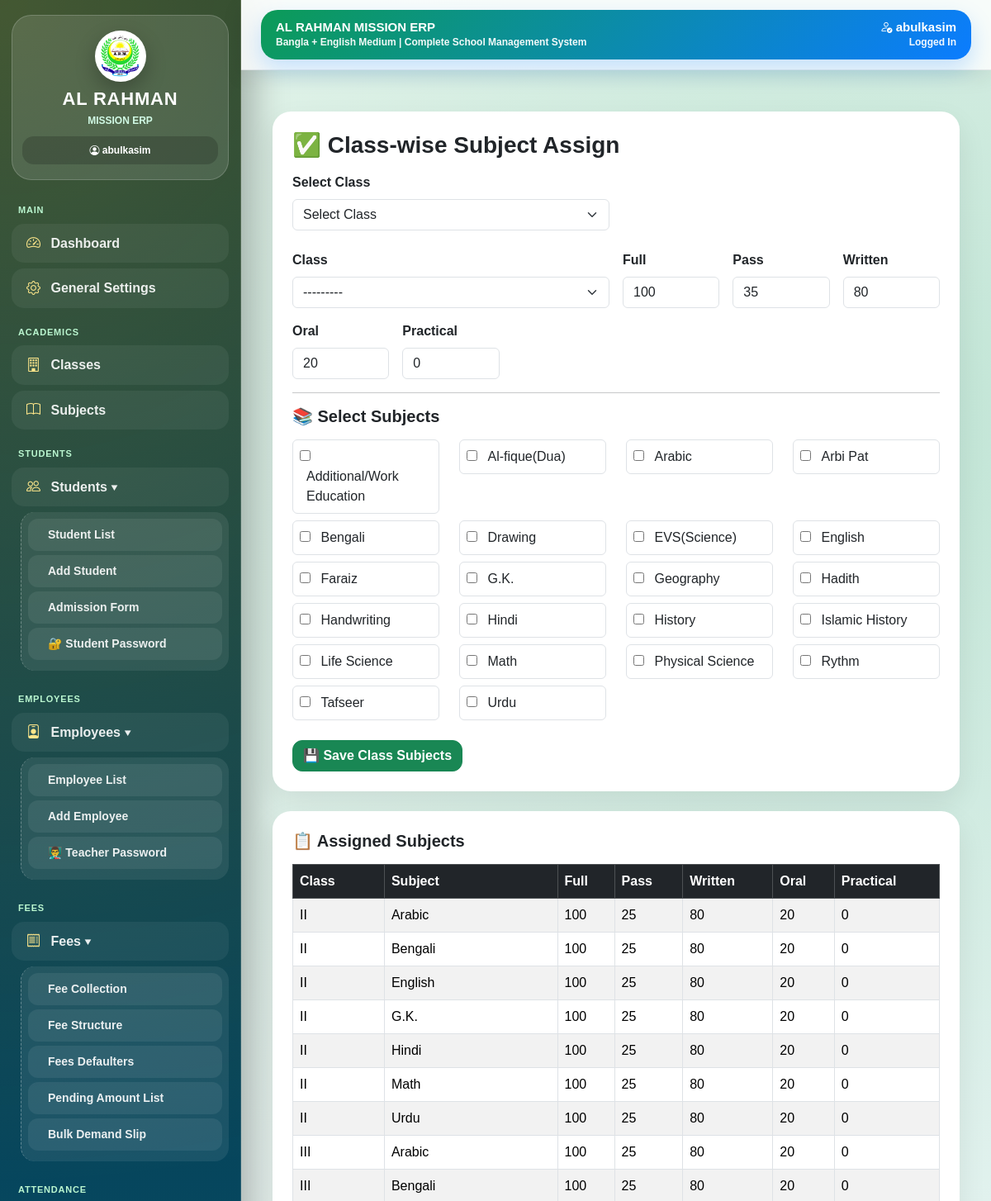
/academics/class-subjects/ (signed in, upper part), run on the app's committed database.
### academics/models.py (models this page shows, shortened)
class Subject(models.Model):
    subject_name = models.CharField(max_length=100, unique=True)
    subject_code = models.CharField(max_length=20, blank=True, null=True)
    class Meta:
        ordering = ['subject_name']
    def __str__(self):
        return self.subject_name

class ClassSubject(models.Model):
    school_class = models.ForeignKey(
        Class,
        on_delete=models.CASCADE,
        related_name='class_subjects'
    )
    subject = models.ForeignKey(
        Subject,
        on_delete=models.CASCADE,
        related_name='subject_classes'
    )
    full_marks = models.PositiveIntegerField(default=100)
    pass_marks = models.PositiveIntegerField(default=35)
    written_marks = models.PositiveIntegerField(default=80)
    oral_marks = models.PositiveIntegerField(default=20)
    practical_marks = models.PositiveIntegerField(default=0)
    is_active = models.BooleanField(default=True)
    class Meta:
        unique_together = ('school_class', 'subject')
        ordering = ['school_class__class_name', 'subject__subject_name']

class Class(models.Model):
    class_name = models.CharField(max_length=50, unique=True)
    class_teacher = models.ForeignKey(
        'teachers.Employee',
        on_delete=models.SET_NULL,
        null=True,
        blank=True,
        related_name='assigned_classes'
    )
    class Meta:
        ordering = ['class_name']
    def __str__(self):
        return self.class_name

### academics/views.py (the view, shortened to what this page needs)
@login_required
def class_subject_assign(request):
    if not has_academics_permission(request):
        messages.error(request, "❌ Permission Denied")
        return redirect('/teacher-dashboard/')
    selected_class_id = request.GET.get('class') or request.POST.get('school_class')
    selected_class = None
    assigned_subject_ids = []
    if request.method == 'POST':
        form = ClassSubjectAssignForm(request.POST)
        if form.is_valid():
            school_class = form.cleaned_data['school_class']
            selected_subjects = form.cleaned_data['subjects']
            full_marks = form.cleaned_data['full_marks']
            pass_marks = form.cleaned_data['pass_marks']
            written_marks = form.cleaned_data['written_marks']
            oral_marks = form.cleaned_data['oral_marks']
            practical_marks = form.cleaned_data['practical_marks']
            ClassSubject.objects.filter(
                school_class=school_class
            ).update(is_active=False)
            for subject in selected_subjects:
                ClassSubject.objects.update_or_create(
                    school_class=school_class,
                    subject=subject,
                    defaults={
                        'full_marks': full_marks,
                        'pass_marks': pass_marks,
                        'written_marks': written_marks,
                        'oral_marks': oral_marks,
                        'practical_marks': practical_marks,
                        'is_active': True,
                    }
                )
            messages.success(request, "✅ Class-wise subjects assigned successfully.")
            return redirect(f"{request.path}?class={school_class.id}")
    else:
        initial_data = {}
        form = ClassSubjectAssignForm(initial=initial_data)
    class_subjects = ClassSubject.objects.select_related(
        'school_class',
        'subject'
    ).filter(is_active=True).order_by(
        'school_class__class_name',
        'subject__subject_name'
    )
    if selected_class:
        class_subjects = class_subjects.filter(school_class=selected_class)
    return render(request, 'academics/class_subject_assign.html', {
        'form': form,
        'classes': Class.objects.all().order_by('class_name'),
        'subjects': Subject.objects.all().order_by('subject_name'),
        'class_subjects': class_subjects,
        'selected_class': selected_class,
        'assigned_subject_ids': assigned_subject_ids,
    })

### templates/academics/class_subject_assign.html (shortened to what this page needs)
{% extends 'base.html' %}
{% block content %}
<div class="container mt-4">
    <div class="card card-box p-4 mb-4">
        <h3 class="fw-bold mb-3">✅ Class-wise Subject Assign</h3>
        <form method="get" class="row g-3 mb-4">
            <div class="col-md-6">
                <label class="form-label fw-bold">Select Class</label>
                <select name="class" class="form-select" onchange="this.form.submit()">
                    <option value="">Select Class</option>
                </select>
            </div>
        </form>
        <form method="post">
            <div class="row g-3">
                <div class="col-md-6">
                    <label class="form-label fw-bold">Class</label>
                    {{ form.school_class }}
                </div>
                <div class="col-md-2">
                    <label class="form-label fw-bold">Full</label>
                    {{ form.full_marks }}
                </div>
                <div class="col-md-2">
                    <label class="form-label fw-bold">Pass</label>
                    {{ form.pass_marks }}
                </div>
                <div class="col-md-2">
                    <label class="form-label fw-bold">Written</label>
                    {{ form.written_marks }}
                </div>
                <div class="col-md-2">
                    <label class="form-label fw-bold">Oral</label>
                    {{ form.oral_marks }}
                </div>
                <div class="col-md-2">
                    <label class="form-label fw-bold">Practical</label>
                    {{ form.practical_marks }}
                </div>
            </div>
            <hr>
            <h5 class="fw-bold mb-3">📚 Select Subjects</h5>
            <div class="row">
                {% for checkbox in form.subjects %}
                    <div class="col-md-3 mb-2">
                        <div class="border rounded p-2">
                            {{ checkbox.tag }}
                            <label class="ms-2">{{ checkbox.choice_label }}</label>
                        </div>
                    </div>
                {% endfor %}
            </div>
            <button class="btn btn-success mt-3">
                💾 Save Class Subjects
            </button>
        </form>
    </div>
    <div class="card card-box p-4">
        <h5 class="fw-bold mb-3">📋 Assigned Subjects</h5>
        <table class="table table-bordered table-striped">
            <thead class="table-dark">
                <tr>
                    <th>Class</th>
                    <th>Subject</th>
                    <th>Full</th>
                    <th>Pass</th>
                    <th>Written</th>
                    <th>Oral</th>
                    <th>Practical</th>
                </tr>
            </thead>
            <tbody>
                {% for cs in class_subjects %}
                    <tr>
                        <td>{{ cs.school_class.class_name }}</td>
                        <td>{{ cs.subject.subject_name }}</td>
                        <td>{{ cs.full_marks }}</td>
                        <td>{{ cs.pass_marks }}</td>
                        <td>{{ cs.written_marks }}</td>
                        <td>{{ cs.oral_marks }}</td>
                        <td>{{ cs.practical_marks }}</td>
                    </tr>
                {% empty %}
                    <tr>
                        <td colspan="7" class="text-center text-muted">
                            No assigned subjects found
                        </td>
                    </tr>
                {% endfor %}
            </tbody>
        </table>
    </div>
</div>
{% endblock %}

### templates/base.html (shortened to what this page needs)
<!DOCTYPE html>
<html lang="bn">
<head>
    <link href="https://cdn.jsdelivr.net/npm/bootstrap@5.3.3/dist/css/bootstrap.min.css" rel="stylesheet">
    <link href="https://cdn.jsdelivr.net/npm/bootstrap-icons@1.11.3/font/bootstrap-icons.css" rel="stylesheet">
</head>
<body>
<div class="app-layout">
    {% with emp=request.user.employee %}
    <div class="sidebar no-print">
        <div class="brand-box">
            <img src="/static/images/logo.png" class="brand-logo" alt="Logo">
            <h5 class="brand-title">AL RAHMAN</h5>
            <div class="brand-sub">MISSION ERP</div>
            <div class="user-mini">
                {% if request.user.is_authenticated %}
                    <i class="bi bi-person-circle"></i> {{ request.user.username }}
                {% else %}
                    Guest
                {% endif %}
            </div>
        </div>
        <ul class="nav flex-column">
            <div class="menu-title">Main</div>
            <li>
                {% if request.user.is_superuser or request.user.is_staff or emp.is_erp_admin %}
                    <a href="/dashboard/" class="nav-link">
                        <i class="bi bi-speedometer2"></i> Dashboard
                    </a>
                {% else %}
                    <a href="/teacher-dashboard/" class="nav-link">
                        <i class="bi bi-speedometer2"></i> Dashboard
                    </a>
                {% endif %}
            </li>
            {% if request.user.is_superuser or request.user.is_staff or emp.is_erp_admin or emp.can_access_settings %}
                <li>
                    <a href="{% url 'general_settings' %}" class="nav-link">
                        <i class="bi bi-gear"></i> General Settings
                    </a>
                </li>
            {% endif %}
            {% if request.user.is_superuser or request.user.is_staff or emp.is_erp_admin or emp.can_access_academics %}
                <div class="menu-title">Academics</div>
                <li>
                    <a href="/academics/classes/" class="nav-link">
                        <i class="bi bi-building"></i> Classes
                    </a>
                </li>
                <li>
                    <a href="/academics/subjects/" class="nav-link">
                        <i class="bi bi-book"></i> Subjects
                    </a>
                </li>
            {% endif %}
            {% if request.user.is_superuser or request.user.is_staff or emp.is_erp_admin or emp.can_access_students %}
                <div class="menu-title">Students</div>
                <li>
                    <a class="nav-link" data-bs-toggle="collapse" href="#studentsMenu" role="button" aria-expanded="true">
                        <i class="bi bi-people"></i> Students ▾
                    </a>
                    <ul class="collapse show nav flex-column submenu" id="studentsMenu">
                        <li><a href="/students/" class="nav-link">Student List</a></li>
                        {% if request.user.is_superuser or request.user.is_staff or emp.is_erp_admin %}
                            <li><a href="/students/add/" class="nav-link">Add Student</a></li>
                            <li><a href="/admissions/" class="nav-link">Admission Form</a></li>
                            <li><a href="{% url 'bulk_student_password_print' %}" class="nav-link">🔐 Student Password</a></li>
                        {% endif %}
                    </ul>
                </li>
            {% endif %}
            {% if request.user.is_superuser or request.user.is_staff or emp.is_erp_admin or emp.can_access_teachers %}
                <div class="menu-title">Employees</div>
                <li>
                    <a class="nav-link" data-bs-toggle="collapse" href="#employeesMenu" role="button" aria-expanded="true">
                        <i class="bi bi-person-badge"></i> Employees ▾
                    </a>
                    <ul class="collapse show nav flex-column submenu" id="employeesMenu">
                        <li><a href="/teachers/" class="nav-link">Employee List</a></li>
                        <li><a href="/teachers/add/" class="nav-link">Add Employee</a></li>
                        <li><a href="{% url 'teacher_password_print' %}" class="nav-link">👨‍🏫 Teacher Password</a></li>
                    </ul>
                </li>
            {% endif %}
            {% if request.user.is_superuser or request.user.is_staff or emp.is_erp_admin or emp.can_access_fees %}
                <div class="menu-title">Fees</div>
                <li>
                    <a class="nav-link" data-bs-toggle="collapse" href="#feesMenu" role="button" aria-expanded="true">
                        <i class="bi bi-receipt"></i> Fees ▾
                    </a>
                    <ul class="collapse show nav flex-column submenu" id="feesMenu">
                        <li><a href="/fees/" class="nav-link">Fee Collection</a></li>
                        <li><a href="/fees/structure/" class="nav-link">Fee Structure</a></li>
                        <li><a href="/fees/defaulters/" class="nav-link">Fees Defaulters</a></li>
                        <li><a href="/fees/pending-amount/" class="nav-link">Pending Amount List</a></li>
                        <li><a href="/fees/bulk-demand-slip/" class="nav-link">Bulk Demand Slip</a></li>
                    </ul>
                </li>
            {% endif %}
            {% if request.user.is_superuser or request.user.is_staff or emp.is_erp_admin or emp.can_access_attendance %}
                <div class="menu-title">Attendance</div>
            {% endif %}
        </ul>
    </div>
    {% endwith %}
    <div class="main-area">
        <div class="topbar no-print">
            <div class="topbar-card d-flex justify-content-between align-items-center flex-wrap gap-2">
                <div>
                    <div class="topbar-title">AL RAHMAN MISSION ERP</div>
                    <div class="topbar-sub">Bangla + English Medium | Complete School Management System</div>
                </div>
                <div class="text-end">
                    {% if request.user.is_authenticated %}
                        <div class="topbar-title">
                            <i class="bi bi-person-check"></i> {{ request.user.username }}
                        </div>
                        <div class="topbar-sub">Logged In</div>
                    {% else %}
                        <div class="topbar-title">Guest</div>
                    {% endif %}
                </div>
            </div>
        </div>
        <div class="content-area">
            {% block content %}{% endblock %}
        </div>
    </div>
</div>
</body>
</html>

### data on the page
Subject: choice_label "Additional/Work Education"
Subject: choice_label "Al-fique(Dua)"
Subject: choice_label "Arabic"
Subject: choice_label "Arbi Pat"
Subject: choice_label "Bengali"
Subject: choice_label "Drawing"
Subject: choice_label "EVS(Science)"
Subject: choice_label "English"
Subject: choice_label "Faraiz"
Subject: choice_label "G.K."
Subject: choice_label "Geography"
Subject: choice_label "Hadith"
Subject: choice_label "Handwriting"
Subject: choice_label "Hindi"
Subject: choice_label "History"
Subject: choice_label "Islamic History"
Subject: choice_label "Life Science"
Subject: choice_label "Math"
Subject: choice_label "Physical Science"
Subject: choice_label "Rythm"
Subject: choice_label "Tafseer"
Subject: choice_label "Urdu"
ClassSubject: school_class.class_name "II", subject.subject_name "Arabic", full_marks "100", pass_marks "25", written_marks "80", oral_marks "20", practical_marks "0"
ClassSubject: school_class.class_name "II", subject.subject_name "Bengali", full_marks "100", pass_marks "25", written_marks "80", oral_marks "20", practical_marks "0"
ClassSubject: school_class.class_name "II", subject.subject_name "English", full_marks "100", pass_marks "25", written_marks "80", oral_marks "20", practical_marks "0"
ClassSubject: school_class.class_name "II", subject.subject_name "G.K.", full_marks "100", pass_marks "25", written_marks "80", oral_marks "20", practical_marks "0"
ClassSubject: school_class.class_name "II", subject.subject_name "Hindi", full_marks "100", pass_marks "25", written_marks "80", oral_marks "20", practical_marks "0"
ClassSubject: school_class.class_name "II", subject.subject_name "Math", full_marks "100", pass_marks "25", written_marks "80", oral_marks "20", practical_marks "0"
ClassSubject: school_class.class_name "II", subject.subject_name "Urdu", full_marks "100", pass_marks "25", written_marks "80", oral_marks "20", practical_marks "0"
ClassSubject: school_class.class_name "III", subject.subject_name "Arabic", full_marks "100", pass_marks "25", written_marks "80", oral_marks "20", practical_marks "0"
ClassSubject: school_class.class_name "III", subject.subject_name "Bengali", full_marks "100", pass_marks "25", written_marks "80", oral_marks "20", practical_marks "0"

### other printed values
{{ request.user.username }} "abulkasim"
